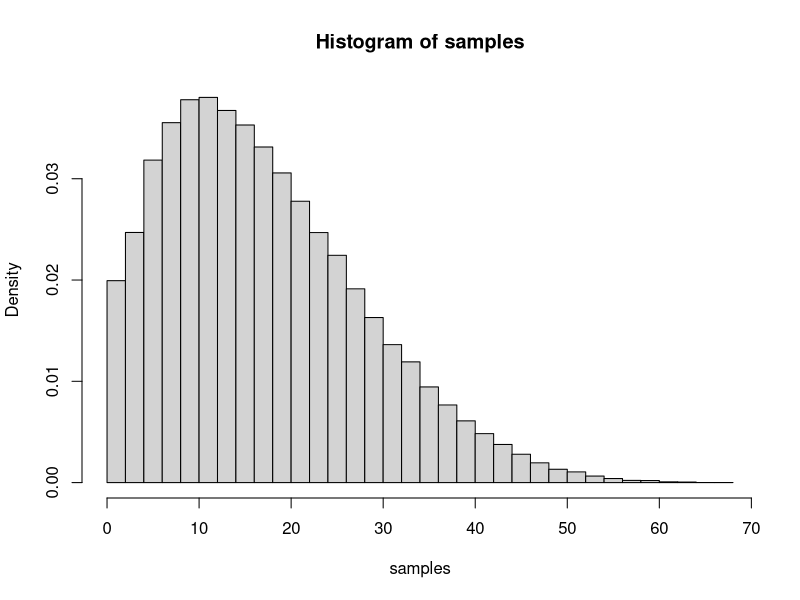
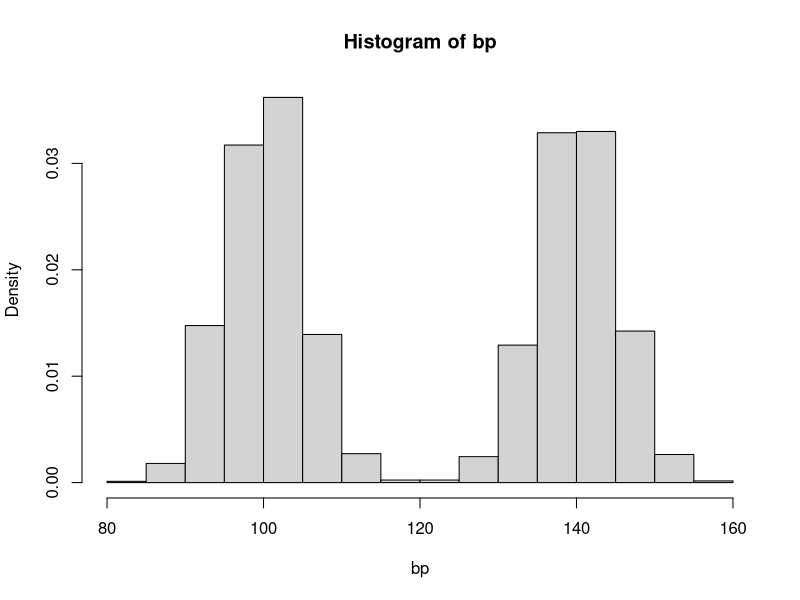
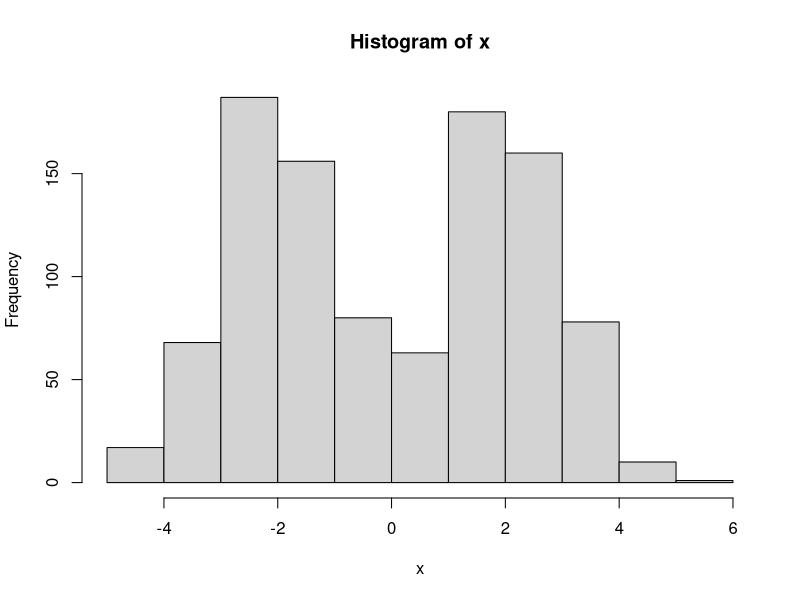
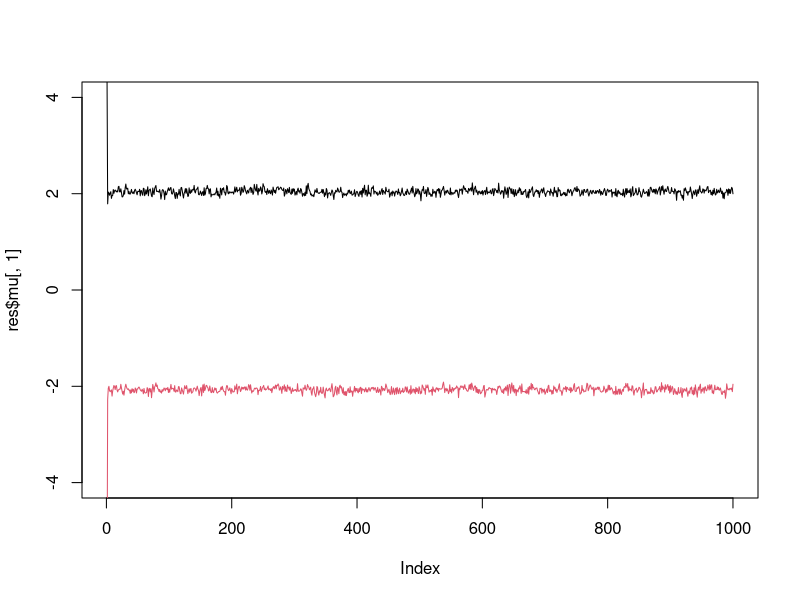

Source code (R) for these figures, in order:


# Problem 1
n = 74
s = 16
alpha = 2
beta = 6.4
#prior = rbeta(1, alpha, beta)
#posterior = rbinom(1e5, n, prior)
#hist(posterior, freq=F)

samples = numeric(1e5)
for(i in 1:1e5) {
  prior = rbeta(1, alpha, beta)
  samples[i] = rbinom(1, n, prior)
}
hist(samples, freq = F, breaks = 30)

n <- 5000
bp <- numeric(n)
z <- numeric(n)
for(i in 1:n) {
  z.i <- rbinom(1,1,0.5)
  if(z.i == 0) bp[i] <- rnorm(1, mean = 100, sd = 5)
  else bp[i] <- rnorm(1, mean = 140, sd = 5)
  z[i] = z.i
}
hist(bp, freq = F)
#################################

# normalizing function
normalize = function(x) { return(x/sum(x)) }

#' @param x an n vector of data
#' @param pi a k vector
#' @param mu a k vector
#' @return z samples from the posterior
sample_z = function(x, pi, mu){
  dmat = outer(mu, x, "-") # produces a kxn matrix, d_kj = (mu_k - x_j)
  
  p.z.given.x = as.vector(pi) * dnorm(dmat, 0, 1)
  p.z.given.x = apply(p.z.given.x, 2, normalize) # normalize columns
  
  z = rep(0, length(x))
  for(i in 1:length(z)) {
    z[i] = sample(1:length(pi), size = 1, prob = p.z.given.x[,i], replace = T)
  }
  return(z)
}


# sample pi, i.e. p(pi | z) from a categorical distribution
sample_pi = function(z, k) {
  counts = colSums(outer(z, 1:k, FUN = "=="))
  pi = gtools::rdirichlet(1, counts + 1)
  return(pi)
}

# sample mu | x,z from normal
sample_mu = function(x, z, k, prior) {
  df = data.frame(x = x, z = z)
  mu = rep(0, k)
  for(i in 1:k) {
    sample.size = sum(z==i)
    sample.mean = ifelse(sample.size==0, 0, mean(x[z==i]))
    
    post.prec = sample.size + prior$prec
    post.mean = (prior$mean * prior$prec + sample.mean * sample.size) / post.prec
    mu[i] = rnorm(1, post.mean, sqrt(1/post.prec))
  }
  return(mu)
}


# Gibbs sampler
gibbs = function(x, k, niter = 1000, mu.prior = list(mean = 0, prec = 0.1)) {
  pi = rep(1/k, k) # initialize
  mu = rnorm(k, 0, 10)
  z = sample_z(x, pi, mu)
  
  res = list(
    mu = matrix(nrow = niter, ncol = k), 
    pi = matrix(nrow = niter, ncol = k), 
    z = matrix(nrow = niter, ncol = length(x))
  )
  res$mu[1,] = mu
  res$pi[1,] = pi
  res$z[1,] = z
  
  for(i in 2:niter) {
    pi = sample(z, k)
    mu = sample_mu(x, z, k, mu.prior)
    z = sample_z(x, pi, mu)
    res$mu[i,] = mu
    res$pi[i,] = pi
    res$z[i,] = z
  }
  return(res)
}

# simulate data from our model
rmix = function(n, pi, mu, s) {
  z = sample(1:length(pi), prob = pi, size = n, replace = T)
  x = rnorm(n, mu[z], s[z])
  return(x)
}

### Run
# params mu_1=-2, mu_2=2, sig_1=sig_2=1
x = rmix(n=1000,pi=c(0.5,0.5),mu=c(-2,2),s=c(1,1))
hist(x)
res = gibbs(x,2)
plot(res$mu[,1],ylim=c(-4,4),type="l")
lines(res$mu[,2],col=2)





